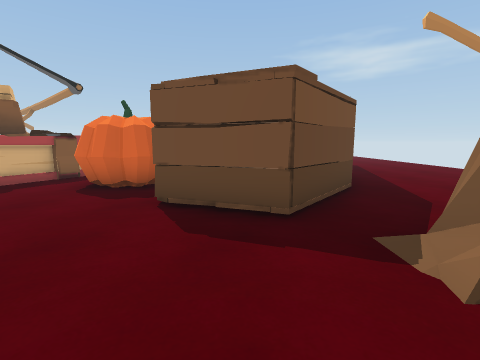
View 1 (above)

16 first-person views from a walk through a Unity game level. The camera is 1.2 m above the floor, tilts 8° down and sees 85° across. The floor is counted in squares, 1 m on a side. Each view is taken from the middle of a square. On the plan, view 1 faces up. The plan holds only what a view shows up to about 12 squares ahead; the rest is blank. The place goes on beyond the plan. Some animated figures are not drawn.

View 2
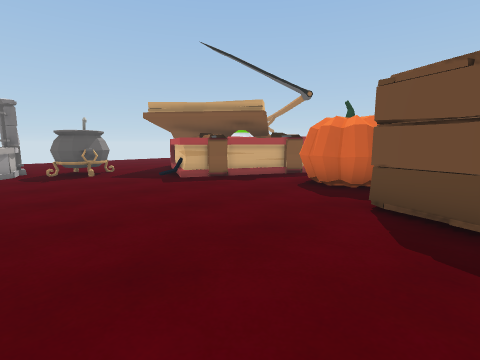

View 3
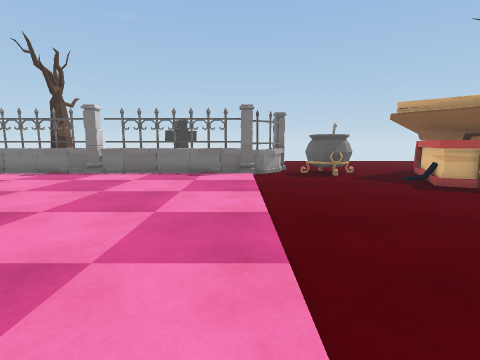

View 4
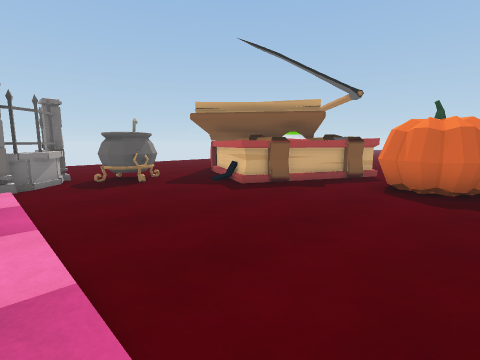

View 5
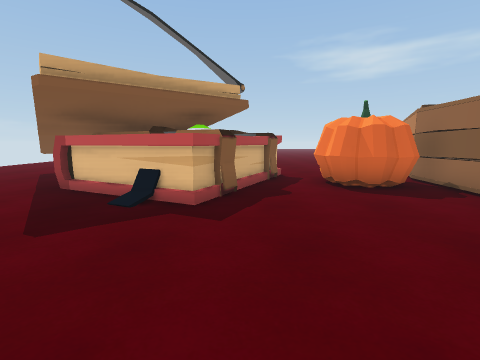

View 6
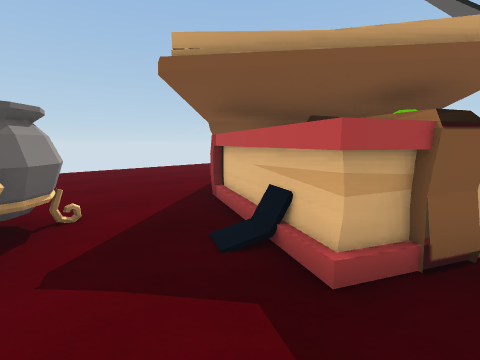

View 7
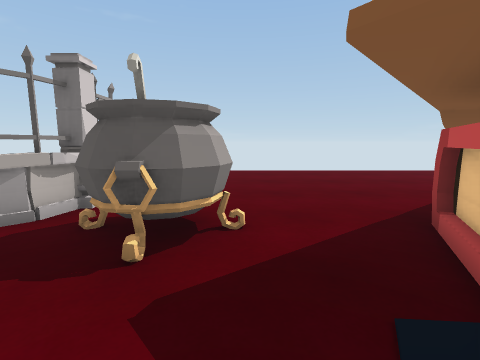

View 8
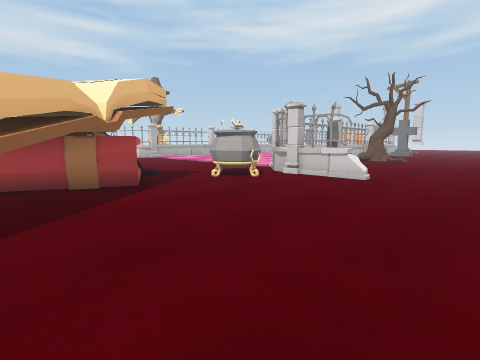

View 9
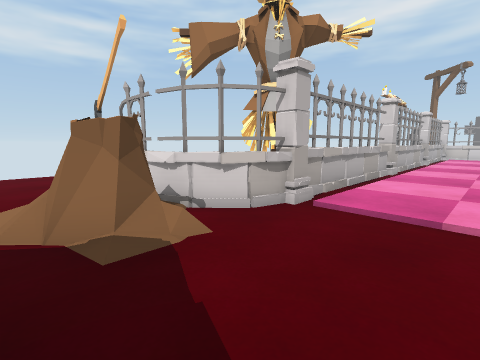

View 10
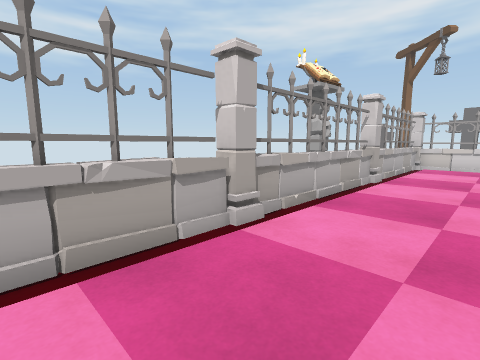

View 11
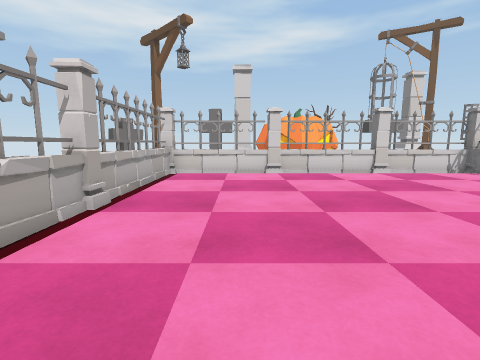

View 12
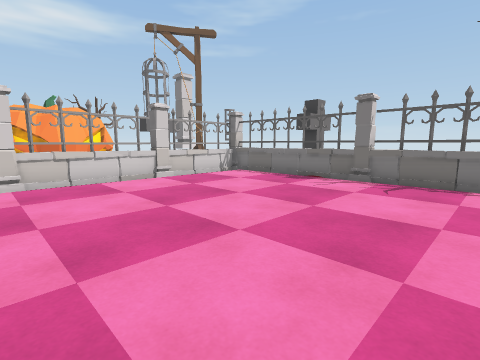

View 13
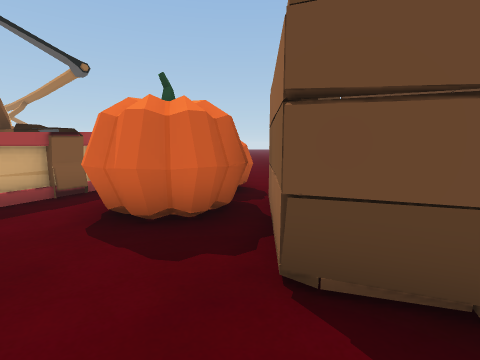

View 14
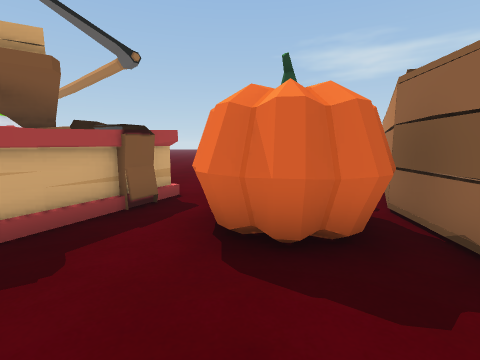

View 15
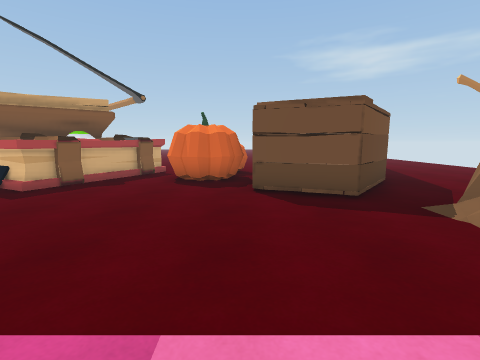

View 16
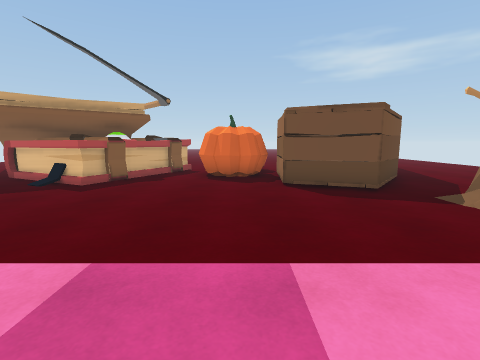

### Floor plan
Points are (right, up) in squares from view 1. A wall is a line through its corners. A room is listed if a view was taken in it or the views show most of it. See-through windows are left out.
Room 1 (views 1, 2, 3, 4, 5, 6, 7, 8, 9, 10, 11, 12, 13, 14, 15, 16)
walls: (-10.9, -0.5) (-10.9, -18.2); (-11.2, 0) (-11.1, -0.5); (-12.2, 0.8) (-11.6, 0.3) (-11.2, -0.2); (-12.9, 1) (-12, 0.8); (-12.8, 1.3) (-12.8, 0.7); (1.9, -1) (1.9, -0.1); (1.9, -0.9) (1.9, -0.2); (1.8, -0.4) (2.4, -0.4); (2, -0.5) (2.3, 0.5); (-15.6, 1) (-12.7, 1); (0.8, 4.1) (-1.7, 5) (-1.4, 8.5) (0, 11.3); (-12.8, 7.6) (-14.5, 9.9); (-13.7, 9.1) (-14.2, 9.8); (-10.7, -19.3) (2.4, -19.3); (1.9, -19.6) (2.1, -0.1) (2.7, 0.8)
low walls: (-12, 0.8) (-11.2, 0); (-12.3, 1) (-11.5, 0.5) (-10.9, -0.5); (1.9, -0.2) (2.5, 0.9); (-15.8, 0.8) (-15.6, 1); (2.3, 0.5) (3.3, 1.4)
ways out: opening at (-18, 1.3); gap at (-15, 11)
objects: other object (-13, 2) to (-11, 4); other object (-12, 5) to (-6, 10); pumpkin (-5, 7) to (-2, 8); pumpkin (-2, 9) to (-2, 10)

Where each view was taken, in squares from view 1:
view 1: 0 up, 0 right, facing up
view 2: 0 up, 0 right, facing up-left
view 3: 1 down, 0 right, facing left
view 4: 1 down, 2 left, facing up-left
view 5: 0 up, 7 left, facing up
view 6: 3 up, 7 left, facing up-left
view 7: 4 up, 8 left, facing left
view 8: 10 up, 19 left, facing down-right
view 9: 4 up, 1 left, facing down-right
view 10: 4 down, 1 left, facing down-right
view 11: 8 down, 1 left, facing down
view 12: 10 down, 2 left, facing down-left
view 13: 3 up, 2 left, facing up
view 14: 4 up, 4 left, facing up
view 15: 2 down, 2 left, facing up
view 16: 3 down, 3 left, facing up
